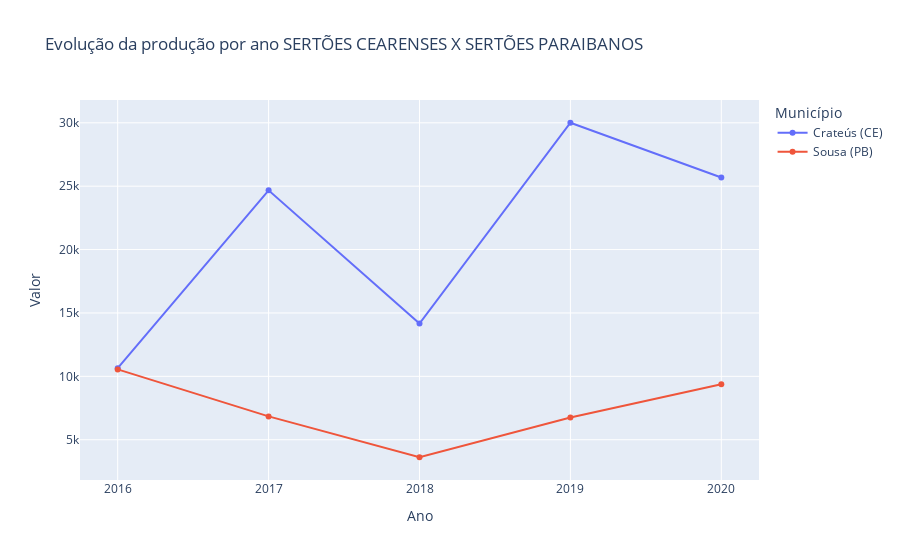

Notebook cell for this chart:
### Code cell
fig = px.line(pd_conc_sp_sc.sort_values("Ano"), x="Ano", y="Valor", color="Município",
              markers=True, title='Evolução da produção por ano SERTÕES CEARENSES X SERTÕES PARAIBANOS')
fig.show()

### Figure 1 — Plotly figure (JSON) as saved in the notebook; plotly's stock layout.template omitted (floating-point values rounded to 4 significant figures)
{"data": [{"hovertemplate": "Município=Crateús (CE)<br>Ano=%{x}<br>Valor=%{y}<extra></extra>", "legendgroup": "Crateús (CE)", "line": {"color": "#636efa", "dash": "solid"}, "marker": {"symbol": "circle"}, "mode": "lines+markers", "name": "Crateús (CE)", "orientation": "v", "showlegend": true, "type": "scatter", "x": ["2016", "2017", "2018", "2019", "2020"], "xaxis": "x", "y": [10643, 24672, 14162, 30003, 25688], "yaxis": "y"}, {"hovertemplate": "Município=Sousa (PB)<br>Ano=%{x}<br>Valor=%{y}<extra></extra>", "legendgroup": "Sousa (PB)", "line": {"color": "#EF553B", "dash": "solid"}, "marker": {"symbol": "circle"}, "mode": "lines+markers", "name": "Sousa (PB)", "orientation": "v", "showlegend": true, "type": "scatter", "x": ["2016", "2017", "2018", "2019", "2020"], "xaxis": "x", "y": [10549, 6840, 3618, 6759, 9368], "yaxis": "y"}], "layout": {"legend": {"title": {"text": "Município"}, "tracegroupgap": 0}, "title": {"text": "Evolução da produção por ano SERTÕES CEARENSES X SERTÕES PARAIBANOS"}, "xaxis": {"anchor": "y", "domain": [0, 1], "title": {"text": "Ano"}}, "yaxis": {"anchor": "x", "domain": [0, 1], "title": {"text": "Valor"}}}}
